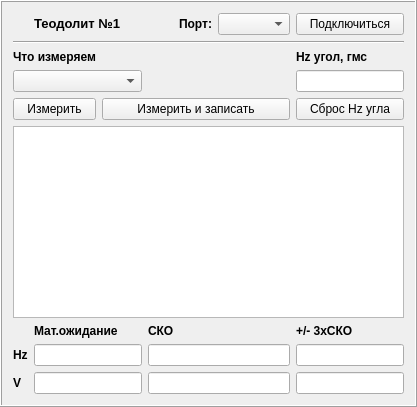
     <widget class="QFrame" name="frame">
      <property name="frameShape">
       <enum>QFrame::Box</enum>
      </property>
      <property name="frameShadow">
       <enum>QFrame::Raised</enum>
      </property>
      <layout class="QGridLayout" name="gridLayout">
       <item row="2" column="6">
        <widget class="QLabel" name="label_13">
         <property name="sizePolicy">
          <sizepolicy hsizetype="Fixed" vsizetype="Fixed">
           <horstretch>0</horstretch>
           <verstretch>0</verstretch>
          </sizepolicy>
         </property>
         <property name="font">
          <font>
           <weight>75</weight>
           <bold>true</bold>
          </font>
         </property>
         <property name="text">
          <string>Hz угол, гмс</string>
         </property>
        </widget>
       </item>
       <item row="7" column="6">
        <widget class="QLineEdit" name="SKO3xHzLineEdit">
         <property name="sizePolicy">
          <sizepolicy hsizetype="Expanding" vsizetype="Fixed">
           <horstretch>0</horstretch>
           <verstretch>0</verstretch>
          </sizepolicy>
         </property>
         <property name="readOnly">
          <bool>true</bool>
         </property>
        </widget>
       </item>
       <item row="6" column="3" colspan="2">
        <widget class="QLabel" name="label">
         <property name="sizePolicy">
          <sizepolicy hsizetype="Preferred" vsizetype="Fixed">
           <horstretch>0</horstretch>
           <verstretch>0</verstretch>
          </sizepolicy>
         </property>
         <property name="font">
          <font>
           <weight>75</weight>
           <bold>true</bold>
          </font>
         </property>
         <property name="text">
          <string>СКО</string>
         </property>
        </widget>
       </item>
       <item row="1" column="0" colspan="7">
        <widget class="Line" name="line">
         <property name="orientation">
          <enum>Qt::Horizontal</enum>
         </property>
        </widget>
       </item>
       <item row="0" column="5">
        <widget class="QComboBox" name="comPortComboBox"/>
       </item>
       <item row="0" column="1" colspan="3">
        <widget class="QLabel" name="label_14">
         <property name="sizePolicy">
          <sizepolicy hsizetype="Fixed" vsizetype="Fixed">
           <horstretch>0</horstretch>
           <verstretch>0</verstretch>
          </sizepolicy>
         </property>
         <property name="font">
          <font>
           <pointsize>10</pointsize>
           <weight>75</weight>
           <bold>true</bold>
          </font>
         </property>
         <property name="text">
          <string>Теодолит №1</string>
         </property>
        </widget>
       </item>
       <item row="2" column="0" colspan="2">
        <widget class="QLabel" name="label_4">
         <property name="sizePolicy">
          <sizepolicy hsizetype="Preferred" vsizetype="Fixed">
           <horstretch>0</horstretch>
           <verstretch>0</verstretch>
          </sizepolicy>
         </property>
         <property name="font">
          <font>
           <weight>75</weight>
           <bold>true</bold>
          </font>
         </property>
         <property name="text">
          <string>Что измеряем</string>
         </property>
        </widget>
       </item>
       <item row="3" column="0" colspan="3">
        <widget class="QComboBox" name="ReportComboBox">
         <property name="sizePolicy">
          <sizepolicy hsizetype="Preferred" vsizetype="Fixed">
           <horstretch>0</horstretch>
           <verstretch>0</verstretch>
          </sizepolicy>
         </property>
        </widget>
       </item>
       <item row="6" column="6">
        <widget class="QLabel" name="label_2">
         <property name="sizePolicy">
          <sizepolicy hsizetype="Preferred" vsizetype="Fixed">
           <horstretch>0</horstretch>
           <verstretch>0</verstretch>
          </sizepolicy>
         </property>
         <property name="font">
          <font>
           <weight>75</weight>
           <bold>true</bold>
          </font>
         </property>
         <property name="text">
          <string>+/- 3xСКО</string>
         </property>
        </widget>
       </item>
       <item row="4" column="2" colspan="4">
        <widget class="QPushButton" name="mesAndSaveButton">
         <property name="sizePolicy">
          <sizepolicy hsizetype="Minimum" vsizetype="Fixed">
           <horstretch>0</horstretch>
           <verstretch>0</verstretch>
          </sizepolicy>
         </property>
         <property name="text">
          <string>Измерить и записать</string>
         </property>
        </widget>
       </item>
       <item row="6" column="1" colspan="2">
        <widget class="QLabel" name="label_10">
         <property name="sizePolicy">
          <sizepolicy hsizetype="Preferred" vsizetype="Fixed">
           <horstretch>0</horstretch>
           <verstretch>0</verstretch>
          </sizepolicy>
         </property>
         <property name="font">
          <font>
           <weight>75</weight>
           <bold>true</bold>
          </font>
         </property>
         <property name="text">
          <string>Мат.ожидание</string>
         </property>
        </widget>
       </item>
       <item row="8" column="6">
        <widget class="QLineEdit" name="SKO3xVLineEdit">
         <property name="sizePolicy">
          <sizepolicy hsizetype="Expanding" vsizetype="Fixed">
           <horstretch>0</horstretch>
           <verstretch>0</verstretch>
          </sizepolicy>
         </property>
         <property name="readOnly">
          <bool>true</bool>
         </property>
        </widget>
       </item>
       <item row="4" column="0" colspan="2">
        <widget class="QPushButton" name="mesButton">
         <property name="sizePolicy">
          <sizepolicy hsizetype="Minimum" vsizetype="Fixed">
           <horstretch>0</horstretch>
           <verstretch>0</verstretch>
          </sizepolicy>
         </property>
         <property name="text">
          <string>Измерить</string>
         </property>
        </widget>
       </item>
       <item row="7" column="3" colspan="3">
        <widget class="QLineEdit" name="SKOHzLineEdit">
         <property name="sizePolicy">
          <sizepolicy hsizetype="Expanding" vsizetype="Fixed">
           <horstretch>0</horstretch>
           <verstretch>0</verstretch>
          </sizepolicy>
         </property>
         <property name="readOnly">
          <bool>true</bool>
         </property>
        </widget>
       </item>
       <item row="3" column="6">
        <widget class="QLineEdit" name="HzAngleValueLineEdit">
         <property name="sizePolicy">
          <sizepolicy hsizetype="Expanding" vsizetype="Fixed">
           <horstretch>0</horstretch>
           <verstretch>0</verstretch>
          </sizepolicy>
         </property>
         <property name="toolTip">
          <string>&lt;html&gt;&lt;head/&gt;&lt;body&gt;&lt;p&gt;&lt;span style=&quot; color:#000000;&quot;&gt;Вводите через пробел, например: 000 00 00.&lt;/span&gt;&lt;/p&gt;&lt;/body&gt;&lt;/html&gt;</string>
         </property>
        </widget>
       </item>
       <item row="5" column="0" colspan="7">
        <widget class="QTextEdit" name="textEdit">
         <property name="sizePolicy">
          <sizepolicy hsizetype="Expanding" vsizetype="Expanding">
           <horstretch>0</horstretch>
           <verstretch>0</verstretch>
          </sizepolicy>
         </property>
         <property name="readOnly">
          <bool>true</bool>
         </property>
        </widget>
       </item>
       <item row="8" column="3" colspan="3">
        <widget class="QLineEdit" name="SKOVLineEdit">
         <property name="readOnly">
          <bool>true</bool>
         </property>
        </widget>
       </item>
       <item row="7" column="1" colspan="2">
        <widget class="QLineEdit" name="meanHzLineEdit">
         <property name="readOnly">
          <bool>true</bool>
         </property>
        </widget>
       </item>
       <item row="4" column="6">
        <widget class="QPushButton" name="resetHzPushButton">
         <property name="sizePolicy">
          <sizepolicy hsizetype="Preferred" vsizetype="Fixed">
           <horstretch>0</horstretch>
           <verstretch>0</verstretch>
          </sizepolicy>
         </property>
         <property name="text">
          <string>Сброс Hz угла</string>
         </property>
        </widget>
       </item>
       <item row="0" column="6">
        <widget class="QPushButton" name="ConnectButton">
         <property name="sizePolicy">
          <sizepolicy hsizetype="Preferred" vsizetype="Fixed">
           <horstretch>0</horstretch>
           <verstretch>0</verstretch>
          </sizepolicy>
         </property>
         <property name="toolTip">
          <string>&lt;html&gt;&lt;head/&gt;&lt;body&gt;&lt;p&gt;Пин-код Bluetooth: 0000. Пароль теодолита: 571 &lt;/p&gt;&lt;/body&gt;&lt;/html&gt;</string>
         </property>
         <property name="text">
          <string>Подключиться</string>
         </property>
        </widget>
       </item>
       <item row="8" column="1" colspan="2">
        <widget class="QLineEdit" name="meanVLineEdit">
         <property name="readOnly">
          <bool>true</bool>
         </property>
        </widget>
       </item>
       <item row="8" column="0">
        <widget class="QLabel" name="label_9">
         <property name="sizePolicy">
          <sizepolicy hsizetype="Fixed" vsizetype="Fixed">
           <horstretch>0</horstretch>
           <verstretch>0</verstretch>
          </sizepolicy>
         </property>
         <property name="font">
          <font>
           <weight>75</weight>
           <bold>true</bold>
          </font>
         </property>
         <property name="text">
          <string>V</string>
         </property>
        </widget>
       </item>
       <item row="7" column="0">
        <widget class="QLabel" name="label_8">
         <property name="sizePolicy">
          <sizepolicy hsizetype="Fixed" vsizetype="Fixed">
           <horstretch>0</horstretch>
           <verstretch>0</verstretch>
          </sizepolicy>
         </property>
         <property name="font">
          <font>
           <weight>75</weight>
           <bold>true</bold>
          </font>
         </property>
         <property name="text">
          <string>Hz</string>
         </property>
        </widget>
       </item>
       <item row="0" column="4">
        <widget class="QLabel" name="label_7">
         <property name="font">
          <font>
           <weight>75</weight>
           <bold>true</bold>
          </font>
         </property>
         <property name="text">
          <string>Порт:</string>
         </property>
        </widget>
       </item>
      </layout>
     </widget>
